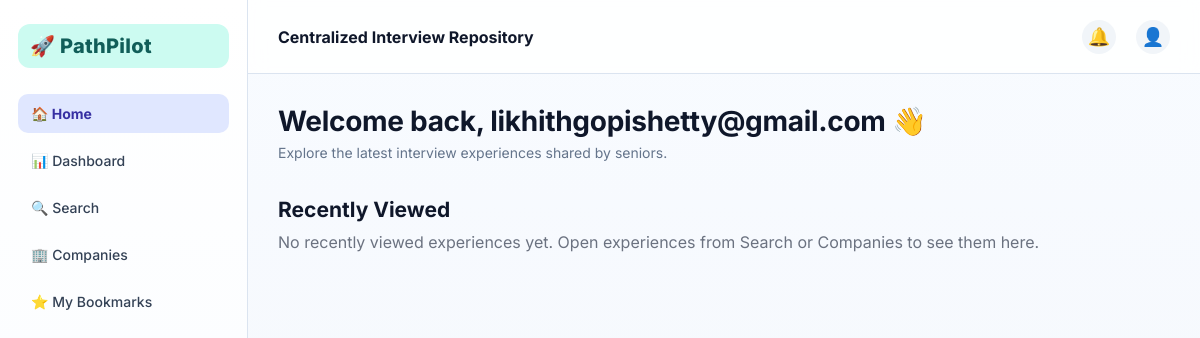
Page / (signed in) on the earlier database version.
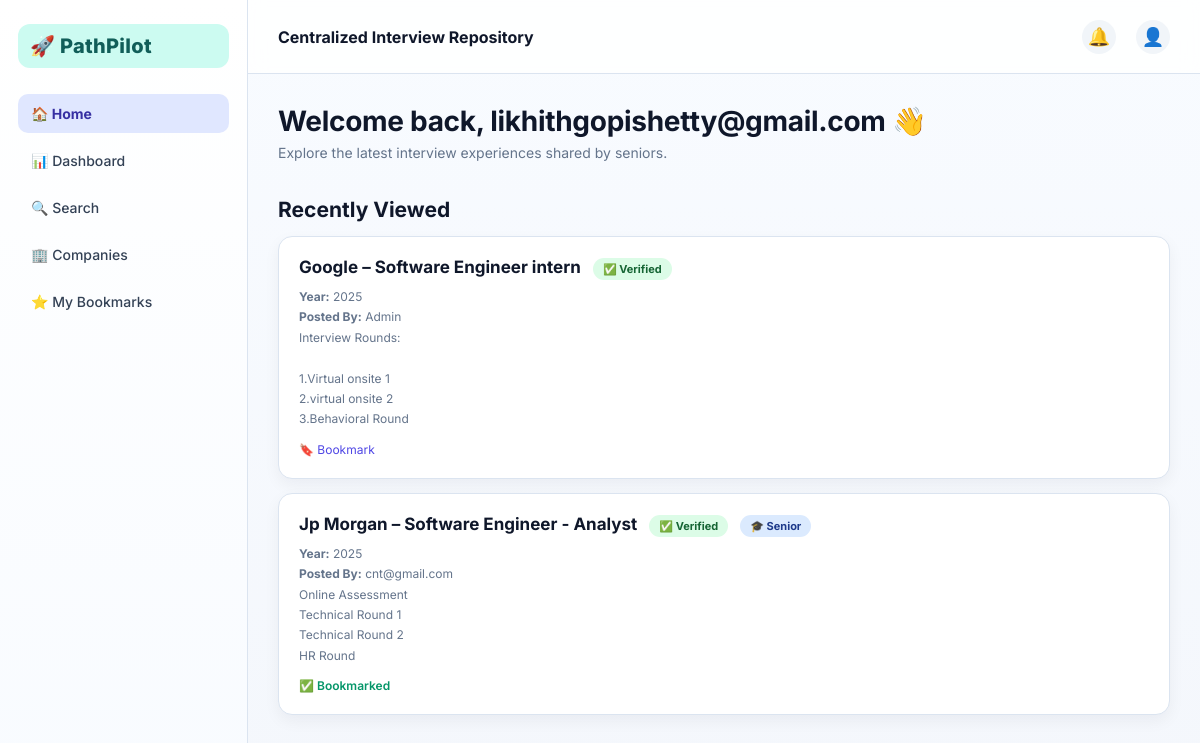
Same page on the later database version.
### tables this page shows
CREATE TABLE experiences(
        id INTEGER PRIMARY KEY AUTOINCREMENT,
        company TEXT,
        job_role TEXT,
        year INTEGER,
        description TEXT,
        posted_by TEXT
    , views INTEGER DEFAULT 0, interview_date TEXT, outcome TEXT, package_offered TEXT);

### app.py (the view)
@app.route("/")
def home():
    if "role" not in session:
        return render_template("home.html", is_logged_in=False)
    conn = sqlite3.connect("database.db")
    cur = conn.cursor()
    cur.execute("""
        SELECT e.*, u.role, u.designation
        FROM experience_views ev
        JOIN experiences e ON ev.experience_id = e.id
        LEFT JOIN users u ON e.posted_by = u.username
        WHERE ev.username=?
        ORDER BY ev.last_viewed DESC
        LIMIT 30
    """, (session["user"],))
    experiences = cur.fetchall()
    verified_ids = get_verified_ids(cur)
    pending_users = []
    bookmarked_ids = set()
    admin_notifications = []
    notification_count = 0
    doubts = []
    doubt_answers = {}
    if session["role"] != "admin":
        cur.execute(
            "SELECT experience_id FROM bookmarks WHERE username=?",
            (session["user"],)
        )
        bookmarked_ids = {row[0] for row in cur.fetchall()}
    if session["role"] == "admin":
        cur.execute("""
        SELECT id, username, designation
        FROM users
        WHERE role='contributor' AND approved=0
        """)
        pending_users = cur.fetchall()
    else:
        admin_notifications = get_admin_notifications(cur, session["role"], limit=12)
        notification_count = get_admin_unread_notification_count(cur, session["user"], session["role"])
    if session["role"] in ["student", "contributor", "admin"]:
        doubts, doubt_answers = get_doubt_data(cur, limit=20)
    conn.close()
    return render_template(
        "dashboard.html",
        user=session["user"],
        display_name=session.get("display_name", session["user"].split("@")[0].capitalize()),
        role=session["role"],
        experiences=experiences,
        verified_ids=verified_ids,
        bookmarked_ids=bookmarked_ids,
        pending_users=pending_users,
        admin_notifications=admin_notifications,
        notification_count=notification_count,
        doubts=doubts,
        doubt_answers=doubt_answers,
        page="home"
    )

### app.py (called while the page is built)
def get_verified_ids(cur):
    cur.execute("SELECT experience_id FROM experience_verifications")
    return {row[0] for row in cur.fetchall()}

def get_admin_notifications(cur, role, limit=10):
    cur.execute(
        """
        SELECT id, message, target_role, created_by, created_at
        FROM admin_notifications
        WHERE target_role IN ('all', ?)
        ORDER BY id DESC
        LIMIT ?
        """,
        (role, limit)
    )
    return cur.fetchall()

def get_admin_unread_notification_count(cur, username, role):
    cur.execute(
        """
        SELECT COALESCE(last_seen_admin_notification_id, 0)
        FROM user_notification_state
        WHERE username=?
        """,
        (username,)
    )
    row = cur.fetchone()
    last_seen_id = row[0] if row else 0
    cur.execute(
        """
        SELECT COUNT(*)
        FROM admin_notifications
        WHERE target_role IN ('all', ?)
        AND id > ?
        """,
        (role, last_seen_id)
    )
    return cur.fetchone()[0]

### templates/dashboard.html (shortened to what this page needs)
<!DOCTYPE html>
<html lang="en">
<head>
</head>
<body>
<div class="sidebar">
<div class="logo">🚀 PathPilot</div>
{% if role == "admin" %}
<a href="/admin/home" {% if page == "home" %}class="active"{% endif %}>🏠 Home</a>
<a href="/admin/home" {% if page == "dashboard" %}class="active"{% endif %}>📊 Dashboard</a>
{% else %}
<a href="/" {% if page == "home" %}class="active"{% endif %}>🏠 Home</a>
<a href="/dashboard" {% if page == "dashboard" %}class="active"{% endif %}>📊 Dashboard</a>
{% endif %}
<a href="/search">🔍 Search</a>
<a href="/companies">🏢 Companies</a>
{% if role != "admin" %}
<a href="/bookmarks">⭐ My Bookmarks</a>
{% endif %}
</div>
<div class="main">
<div class="header">
<div>
<strong>Centralized Interview Repository</strong>
</div>
<div class="header-right">
<div class="notification-bell">
<span class="icon" onclick="toggleNotifications()">🔔</span>
</div>
<div class="profile">
<span class="icon" onclick="toggleProfile()">👤</span>
</div>
</div>
</div>
<div class="content">
<div class="welcome">
<h1>Welcome back, {{ display_name }} 👋</h1>
<p>Explore the latest interview experiences shared by seniors.</p>
</div>
{% if page == "home" and experiences %}
<div class="section">
<h2>Recently Viewed</h2>
{% for exp in experiences %}
<div class="experience"
data-expid="{{ exp[0] }}"
data-company="{{ exp[1] }}"
data-role="{{ exp[2] }}"
data-year="{{ exp[3] }}"
data-posted="{% if exp[10] == 'admin' %}Admin{% elif exp[5] == user %}You{% else %}{{ exp[5] }}{% endif %}"
data-userrole="{{ exp[10] }}"
data-designation="{{ exp[11] }}"
onclick="openExperienceModal(this)">
<h4>{{ exp[1] }} – {{ exp[2] }}
{% if verified_ids and exp[0] in verified_ids %}
<span class="badge-role" style="background:#dcfce7;color:#166534;">✅ Verified</span>
{% endif %}
{% if exp[10] == 'admin' %}
<span class="badge-role badge-admin">👨‍💼 Admin</span>
{% elif exp[10] == 'contributor' %}
{% if exp[11] == 'Final Year' %}
<span class="badge-role badge-senior">🎓 Senior</span>
{% elif exp[11] == 'Alumni' %}
<span class="badge-role badge-alumni">🎯 Alumni</span>
{% endif %}
{% endif %}
</h4>
<p><b>Year:</b> {{ exp[3] }}</p>
<p><b>Posted By:</b> {% if exp[10] == 'admin' %}Admin{% elif exp[5] == user %}You{% else %}{{ exp[5] }}{% endif %}</p>
<p class="experience-description">{{ exp[4] }}</p>
{% if role != "admin" %}
<div style="margin-top:8px;">
{% if exp[0] in bookmarked_ids %}
<span
style="font-size:12px;color:#059669;font-weight:600;"
onclick="event.stopPropagation();">
✅ Bookmarked
</span>
{% else %}
<a href="/bookmark/{{ exp[0] }}"
onclick="event.stopPropagation();"
style="font-size:12px;color:#4f46e5;text-decoration:none;">
🔖 Bookmark
</a>
{% endif %}
</div>
{% endif %}
</div>
{% endfor %}
</div>
{% elif page == "home" %}
<div class="section">
<h2>Recently Viewed</h2>
<p style="margin-top:10px;color:#6b7280;">No recently viewed experiences yet. Open experiences from Search or Companies to see them here.</p>
</div>
{% endif %}
</div>
</div>
</body>
</html>

Differences in the rows shown:
now on this page (row edited): experiences: company "Google", job_role "Software Engineer intern", shows "✅ Verified", year "2025", posted_by "Admin", description "Interview Rounds: 1.Virtual onsite 1 2.virtual onsite 2 3.Behavioral Round"
added experiences: company "Jp Morgan", job_role "Software Engineer - Analyst", shows "✅ Verified", shows "🎓 Senior", year "2025", posted_by "cnt@gmail.com", description "Online Assessment Technical Round 1 Technical Round 2 HR Round", shows "✅ Bookmarked"
Other differences:
text no longer shown: "No recently viewed experiences yet. Open experiences from Search or Companies to see them here."
